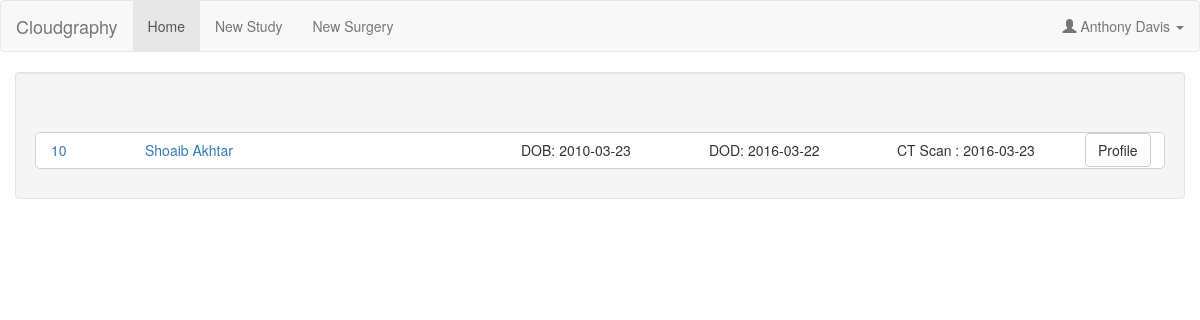
The page /home.php (signed in) on the database its author committed.
### tables this page shows
CREATE TABLE `referees` (
  `referreeID` int(11) NOT NULL,
  `userID` int(11) NOT NULL,
  `firstName` varchar(255) NOT NULL,
  `surName` varchar(255) NOT NULL,
  `surgeryID` int(11) NOT NULL
);

CREATE TABLE `ctscan` (
  `CTScanID` int(11) NOT NULL,
  `date` date NOT NULL,
  `time` time NOT NULL,
  `objectID` int(11) NOT NULL
);

CREATE TABLE `studyobject` (
  `objectID` int(11) NOT NULL,
  `objectFirstname` varchar(255) NOT NULL,
  `objectSurname` varchar(255) NOT NULL,
  `ICNumber` int(11) NOT NULL,
  `telephone` int(11) NOT NULL,
  `DOB` date NOT NULL,
  `Sex` varchar(10) NOT NULL,
  `height` smallint(6) NOT NULL,
  `weight` smallint(6) NOT NULL,
  `homeAddress` varchar(255) NOT NULL,
  `homeCity` varchar(255) NOT NULL,
  `homeState` varchar(255) NOT NULL,
  `DOD` date NOT NULL,
  `deathCause` varchar(255) NOT NULL
);

### getUsername.php (called while the page is built)
<?php
include ('conn.php');
$userID = $_SESSION['user_id'];
if( $_SESSION['user_type'] == 'admin'){
	$sql = "SELECT * FROM administrators WHERE userID = '$userID'";
}else{
	$sql = "SELECT * FROM referees WHERE userID = '$userID'";
}
			$result = $conn->query($sql);
			$row = $result->fetch_assoc();
			$fName=$row['firstName'];
			$sName=$row['surName'];
?>

### home.php (the view, shortened to what this page needs)
<!DOCTYPE html>
<html lang="en">
<head>
  <link rel="stylesheet" href="http://maxcdn.bootstrapcdn.com/bootstrap/3.3.6/css/bootstrap.min.css">
</head>
<body>
<div class="navBar">
<?php
$include = "home";
 include 'navBar.php';?>
  </div>
<div class=" well container">
		<br><br>
	<?php
	$sql = ("SELECT * FROM studyobject INNER JOIN ctscan ON studyobject.`objectID`=ctscan.`objectID` ORDER BY `ctscan`.`date` DESC ");
	$result = $conn->query($sql);
	if ($result->num_rows > 0) :
	while($row = $result->fetch_assoc()) :
	?>
	   <div class="col-md-12" style= "background:#ffffff; border-radius: 5px;  border-style: solid;
    border-width: 1px; margin-bottom: 10px; border-color: #D1D1D1">
	<div class="row">
				<a style="cursor:pointer"><div class="col-sm-1">
				<div class="input-group">
				<h5><?php echo $row['objectID'];?></h5>
				</div>
				</div>
				<div class="col-sm-4">
				<div class="input-group">
				<h5><?php echo $row['objectFirstname'] ." ". $row['objectSurname'];?></h5>
				</div>
				</div></a>
				<div class="col-sm-2">
				<div class="input-group">
				<h5>DOB: <?php echo $row['DOB'] ?></h5>
				</div>
				</div>
				<div class="col-sm-2">
				<div class="input-group">
				<h5>DOD: <?php echo $row['DOD']?></h5>
				</div>
				</div>
				<div class="col-sm-2">
				<div class="input-group">
				<h5>CT Scan : <?php echo $row['date']?></h5>
				</div>
				</div>
				<div class="col-sm-1">
				<div class="input-group">
				<a href="studyProfile.php?add=<?php echo $row['objectID'];?>"><button class="btn btn-default">Profile</button></a>
				</div>
				</div>
	</div>
	</div>
	<?php endwhile;
	else :?>
	<h3> No Record Found!<h3>
	<?php endif;?>
</div>
</body>
</body>
</html>

### navBar.php (shortened to what this page needs)
<!DOCTYPE html>
<?php
include ('getUsername.php');
?>
<html>
<nav class= "navbar navbar-default">
  <div class="container-fluid">
    <div class="navbar-header">
      <a class="navbar-brand" href="home.php">Cloudgraphy</a>
    </div>
    <ul class="nav navbar-nav">
      <li class="<?php if ($include=="home"){echo 'active';}?>"><a href="home.php">Home</a></li>
      <li class="<?php if ($include=="newPatient"){echo 'active';}?>"><a href="newStudy.php">New Study</a></li>
	  <li class="<?php if ($include=="newSurgery"){echo 'active';}?>"><a href="newStudy.php">New Surgery</a></li>
    </ul>
	      <ul class="nav navbar-nav navbar-right">
				<li><a class="dropdown-toggle" data-toggle="dropdown" href="#"><span class="glyphicon glyphicon-user"></span><?php echo" " .$fName." " .$sName;?>  <span class="caret"></span></a>
				</li>
		  </ul>
		  </nav>
		  </html>

### rows shown on the page
referees: firstName "Anthony", surName "Davis"
ctscan: objectID "10", objectID.objectFirstname "Shoaib", objectID.objectSurname "Akhtar", objectID.DOB "2010-03-23", objectID.DOD "2016-03-22", date "2016-03-23"
